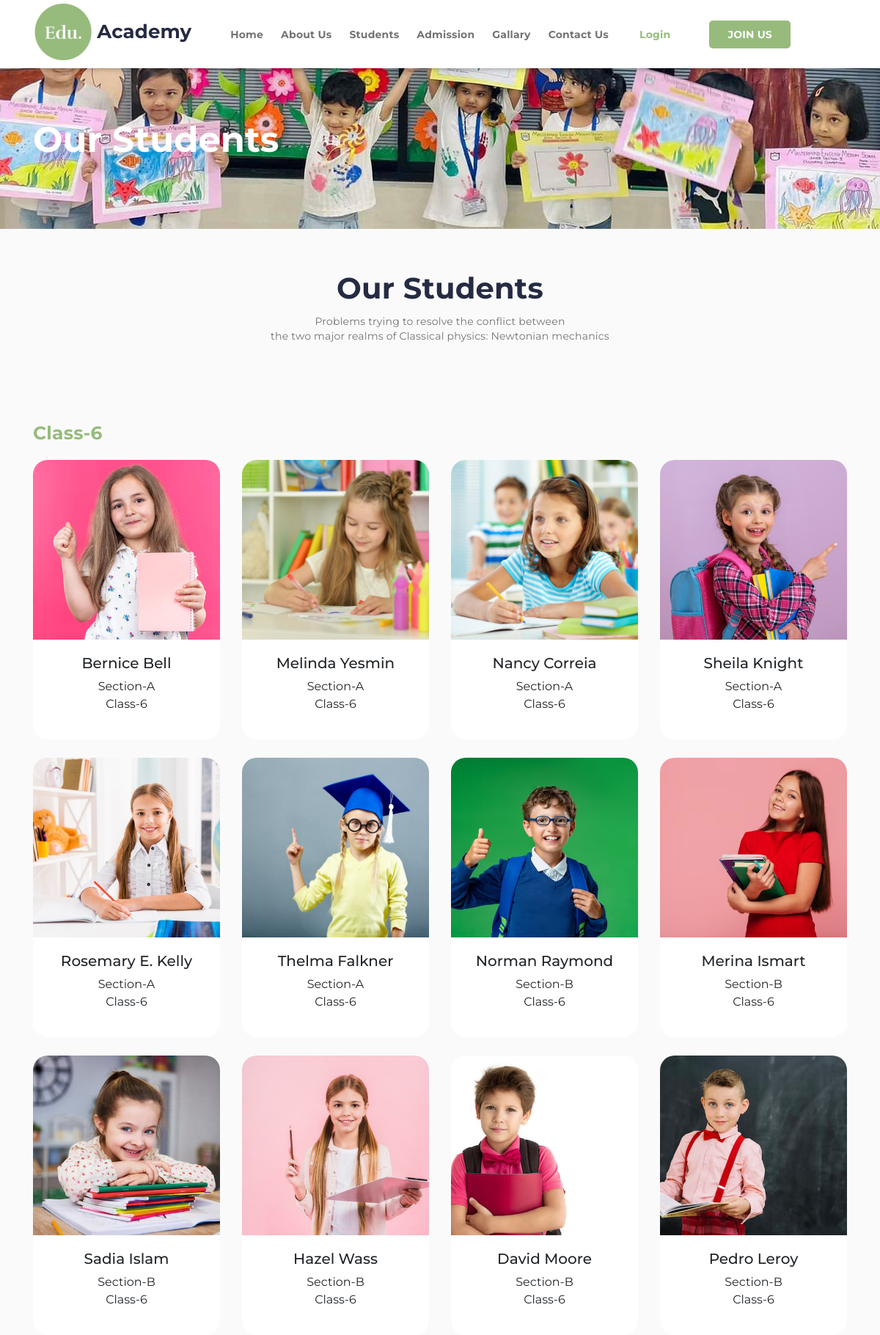
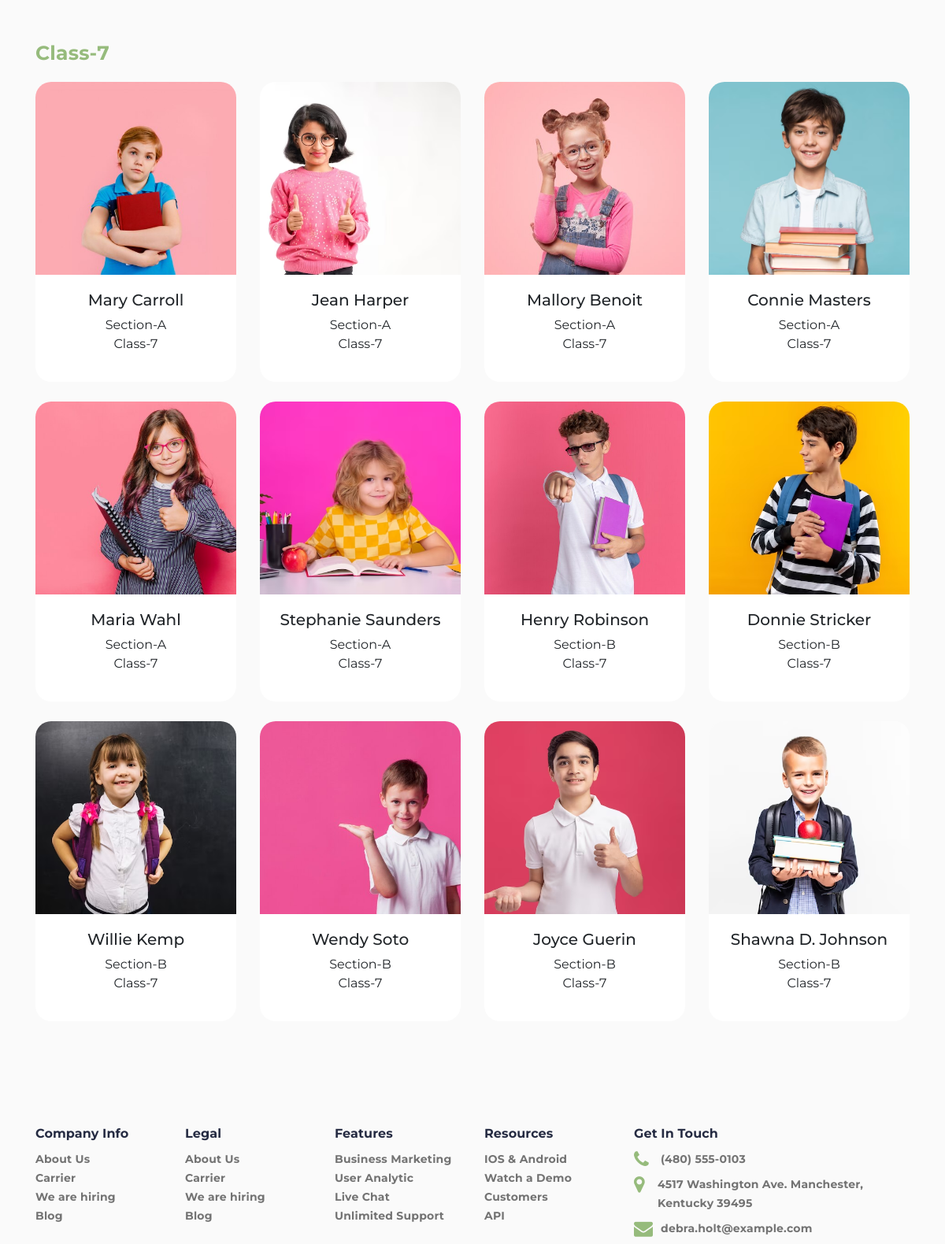
/Students.php (upper part), run on the app's committed database (2 pictures, top to bottom).
### tables this page shows
CREATE TABLE `student` (
  `ID` tinyint(11) NOT NULL,
  `image` varchar(255) NOT NULL,
  `name` varchar(255) NOT NULL,
  `address` text NOT NULL,
  `phone_num` text NOT NULL,
  `section_id` tinyint(11) NOT NULL,
  `created` datetime NOT NULL DEFAULT current_timestamp(),
  `updated` datetime NOT NULL DEFAULT current_timestamp()
);

CREATE TABLE `section` (
  `ID` tinyint(11) NOT NULL,
  `name` varchar(30) NOT NULL,
  `short` varchar(30) NOT NULL,
  `class_id` tinyint(11) NOT NULL,
  `created` datetime NOT NULL DEFAULT current_timestamp(),
  `updated` datetime NOT NULL DEFAULT current_timestamp()
);

CREATE TABLE `class` (
  `ID` tinyint(11) NOT NULL,
  `name` varchar(30) NOT NULL,
  `short` varchar(30) NOT NULL,
  `created` datetime NOT NULL DEFAULT current_timestamp(),
  `updated` datetime NOT NULL DEFAULT current_timestamp()
);

### Students.php (the view, shortened to what this page needs)
<?php
if ($conn = dbConnect()) {
    $query = "SELECT `student`.*, `section`.`name` as section_name, `class`.`name` as class_name FROM `student` JOIN `section` ON `section`.ID = `student`.`section_id` JOIN `class` ON `class`.ID = `section`.`class_id` WHERE 1;";
    $result = mysqli_query($conn, $query);
    $studentsSorted = [];
    $students = [];
    if (mysqli_num_rows($result) > 0) {
        while ($student = mysqli_fetch_assoc($result)) {
            $studentsSorted[] = $student;
        }
    }
    foreach ($studentsSorted as $key => $student) {
        $students[$student['class_name']]['class_name'] = $student['class_name'];
        foreach ($student as $infoKey => $studentInfo) {
            $students[$student['class_name']][$key][$infoKey] = $studentInfo;
        }
    }
}
?>
<!DOCTYPE html>
<html lang="en">
<head>
    <link rel="stylesheet" href="https://cdnjs.cloudflare.com/ajax/libs/font-awesome/4.7.0/css/font-awesome.css" />
    <link rel="stylesheet" href="https://cdn.jsdelivr.net/npm/bootstrap@4.6.2/dist/css/bootstrap.min.css">
    <link rel="stylesheet" href="<?php echo SITE_URL; ?>./assets/css/style-1.css">
</head>
<body>
    <header class="header">
        <section class="header-top " id="header-top">
            <div class="container">
                <div class="row">
                    <div class="col-md-12">
                        <nav class="navbar navbar-expand-lg navbar-light fixed-top" id="navbar">
                            <div class="container">
                                <a class="navbar-brand" href="#">
                                    <img class="edu" src="./assets/images/Edu.png" alt="#">
                                    <span class="logo">Academy</span> </a>
                                <div class="collapse navbar-collapse" id="navbarSupportedContent">
                                    <ul class="navbar-nav m-right main-nav">
                                        <li class="nav-item ">
                                            <a class="nav-link" href="./index.php">Home</a>
                                        </li>
                                        <li class="nav-item">
                                            <a class="nav-link" href="./about.php">About Us</a>
                                        </li>
                                        <li class="nav-item">
                                            <a class="nav-link" href="./students.php">Students</a>
                                        </li>
                                        <li class="nav-item">
                                            <a class="nav-link" href="./admission.php">Admission</a>
                                        </li>
                                        <li class="nav-item">
                                            <a class="nav-link" href="./gallary.php">Gallary</a>
                                        </li>
                                        <li class="nav-item">
                                            <a class="nav-link" href="./contact-us.php">Contact Us</a>
                                        </li>
                                    </ul>
                                    <ul class="navbar-nav ml-auto">
                                        <li class="nav-item ">
                                            <a class="nav-link login-link" href="./login.php">Login</a>
                                        </li>
                                        <li class="nav-item">
                                            <a class="nav-link join-link" href="./contact-us.php">JOIN US</a>
                                    </ul>
                                </div>
                            </div>
                        </nav>
                    </div>
                </div>
            </div>
        </section>
        <section class="hero" id="hero">
            <div class="container">
                <div class="row">
                    <div class="col-md-12">
                        <h1 class="page-title">
                            Our Students
                        </h1>
                    </div>
                </div>
            </div>
        </section>
        <?php if (!empty($students)) { ?>
            <section class="student " id="student">
                <div class="container">
                    <div class="row">
                        <div class="col-md-12">
                            <h6 class="section-title text-center">Our Students</h6>
                            <p class="section-desc text-center">
                                Problems trying to resolve the conflict between <br>
                                the two major realms of Classical physics: Newtonian mechanics
                            </p>
                        </div>
                    </div>
                    <?php foreach ($students as $studentsSorted) { ?>
                        <div class="row">
                            <div class="col-md-11 ">
                                <h4 class="cls-name"><?php echo ucfirst($studentsSorted['class_name']); ?></h4>
                            </div>
                        </div>
                        <?php unset($studentsSorted['class_name']); ?>
                        <div class="row">
                            <?php foreach ($studentsSorted as $student) { ?>
                                <div class="col-md-3">
                                    <div class="card custom-card">
                                        <img src="<?php echo $student['image']; ?>" class="card-img-top" alt="<?php echo $student['name']; ?>">
                                        <div class="card-body text-center">
                                            <h5><?php echo $student['name']; ?></h5>
                                            <p class="student-p"><?php echo $student['section_name']; ?></p>
                                            <p><?php echo $student['class_name']; ?></p>
                                        </div>
                                    </div>
                                </div>
                            <?php } ?>
                        </div>
                    <?php } ?>
                <?php } ?>
                </div>
            </section>
            <footer>
                <section class="footer-top">
                    <div class="container">
                        <div class="row">
                            <div class="col-md-2">
                                <ul class="footer-nav">
                                    <h5>Company Info</h5>
                                    <li>
                                        <a href="#">
                                            About Us
                                        </a>
                                    </li>
                                    <li>
                                        <a href="#">
                                            Carrier
                                        </a>
                                    </li>
                                    <li>
                                        <a href="#">
                                            We are hiring
                                        </a>
                                    </li>
                                    <li>
                                        <a href="#">
                                            Blog
                                        </a>
                                    </li>
                                </ul>
                            </div>
                            <div class="col-md-2">
                                <ul class="footer-nav">
                                    <h5>Legal</h5>
                                    <li>
                                        <a href="#">
                                            About Us
                                        </a>
                                    </li>
                                    <li>
                                        <a href="#">
                                            Carrier
                                        </a>
                                    </li>
                                    <li>
                                        <a href="#">
                                            We are hiring
                                        </a>
                                    </li>
                                    <li>
                                        <a href="#">
                                            Blog
                                        </a>
                                    </li>
                                </ul>
                            </div>
                            <div class="col-md-2">
                                <ul class="footer-nav">
                                    <h5>Features</h5>
                                    <li>
                                        <a href="#">
                                            Business Marketing
                                        </a>
                                    </li>
                                    <li>
                                        <a href="#">
                                            User Analytic
                                        </a>
                                    </li>
                                    <li>
                                        <a href="#">
                                            Live Chat
                                        </a>
                                    </li>
                                    <li>
                                        <a href="#">
                                            Unlimited Support
                                        </a>
                                    </li>
                                </ul>
                            </div>
                            <div class="col-md-2">
                                <ul class="footer-nav">
                                    <h5>Resources</h5>
                                    <li>
                                        <a href="#">
                                            IOS & Android
                                        </a>
                                    </li>
                                    <li>
                                        <a href="#">
                                            Watch a Demo
                                        </a>
                                    </li>
                                    <li>
                                        <a href="#">
                                            Customers
                                        </a>
                                    </li>
                                    <li>
                                        <a href="#">
                                            API
                                        </a>
                                    </li>
                                </ul>
                            </div>
                            <div class="col-md-4">
                                <div class="footer-address">
                                    <h5>Get In Touch</h5>
                                    <div class=" d-flex phone">
                                        <i class="fa fa-phone" aria-hidden="true"></i>
                                        <h6>(480) 555-0103</h6>
                                    </div>
                                </div>
                                <div class="footer-address">
                                    <div class="d-flex map">
                                        <i class="fa fa-map-marker" aria-hidden="true"></i>
                                        <h6>4517 Washington Ave. Manchester,
                                            Kentucky 39495</h6>
                                    </div>
                                </div>
                                <div class="footer-address">
                                    <div class="d-flex email">
                                        <i class="fa fa-envelope" aria-hidden="true"></i>
                                        <h6>debra.holt@example.com</h6>
                                    </div>
                                </div>
                            </div>
                        </div>
                    </div>
                </section>
            </footer>
</body>
</html>

### assets/css/style-1.css (style rules this page uses)
body { font-family: 'Montserrat', sans-serif; }
.header { background-color: #FAFAFA; }
.header-top { padding: 6px 0; }
.header-top .navbar { padding: 0; }
.fixed-top { background-color: #fff !important; box-shadow: 0 2px 5px 0 rgba(0,0,0,0.16), 0 2px 10px 0 rgba(0,0,0,0.12); }
.logo { color: #252B42 !important; font-size: 26px; font-weight: 700; line-height: 32px; letter-spacing: 0.1px; margin-right: 25px; }
.edu { width: 82px; padding-bottom: 6px; }
.main-nav .nav-item .nav-link { color: #737373; font-size: 14px; font-weight: 700; line-height: 24px; letter-spacing: 0.2px; padding: 0 12px; }
.login-link { font-family: 'Montserrat', sans-serif; color: #96BB7C !important; font-size: 14px; font-weight: 700; line-height: 22px; letter-spacing: 0.2px; margin-right: 45px; }
.join-link { font-family: 'Montserrat', sans-serif; background-color: #96BB7C; color: #FFF !important; color: #FFF !important; font-size: 14px; font-weight: 700; line-height: 22px; letter-spacing: 0.2px; padding-left: 25px !important; padding-right: 25px !important; margin-right: 77px; border-radius: 5px; }
.hero { font-family: 'Montserrat', sans-serif; background-image: url(../images/about.jpg); height: 300px; background-repeat: no-repeat; background-position: center; background-size: cover; background-color: #0000; }
.page-title { font-family: 'Montserrat', sans-serif; font-weight: 700; font-size: 48px; color: #fff; padding: 100px 50px 0 0; margin-top: 50px; }
.section-title { color: #252B42; font-size: 40px; font-weight: 700; line-height: 50px; letter-spacing: 0.2px; margin-bottom: 10px; }
.section-desc { color: #737373 !important; font-size: 14px; font-weight: 400; line-height: 20px; letter-spacing: 0.2px; margin-bottom: 80px; }
.cls-name { color: #96BB7C; font-size: 25px; font-weight: 700; line-height: 24px; letter-spacing: 0.2px; margin-bottom: 25px; margin-top: 30px; }
.student { padding: 56px 0; }
.student .card { border-radius: 20px; border: 0; background: #FFF; margin-bottom: 25px; }
.student .card .card-img-top { height: 245px; object-fit: cover; border-top-left-radius: 20px; border-top-right-radius: 20px; transition: .5s; }
.student-p { margin-bottom: 0; }
.footer-top { padding: 50px 0; }
.footer-nav { list-style-type: none; padding-left: 0; }
.footer-nav h5, .footer-address h5 { color: #252B42; font-size: 16px; font-weight: 700; line-height: 24px; letter-spacing: 0.1px; }
.footer-nav li a, .footer-address h6 { color: #737373; font-size: 14px; font-weight: 700; line-height: 24px; letter-spacing: 0.2px; }
.footer-address i { color: #96BB7C; font-size: 24px; width: 24px; }
.footer-address h6 { margin-left: 10px; }

### data on the page
student: image (picture), name "Bernice Bell", section.name "Section-A", class.name "Class-6"
student: image (picture), name "Melinda Yesmin", section.name "Section-A", class.name "Class-6"
student: image (picture), name "Nancy Correia", section.name "Section-A", class.name "Class-6"
student: image (picture), name "Sheila Knight", section.name "Section-A", class.name "Class-6"
student: image (picture), name "Rosemary E. Kelly", section.name "Section-A", class.name "Class-6"
student: image (picture), name "Thelma Falkner", section.name "Section-A", class.name "Class-6"
student: image (picture), name "Norman Raymond", section.name "Section-B", class.name "Class-6"
student: image (picture), name "Merina Ismart", section.name "Section-B", class.name "Class-6"
student: image (picture), name "Sadia Islam", section.name "Section-B", class.name "Class-6"
student: image (picture), name "Hazel Wass", section.name "Section-B", class.name "Class-6"
student: image (picture), name "David Moore", section.name "Section-B", class.name "Class-6"
student: image (picture), name "Pedro Leroy", section.name "Section-B", class.name "Class-6"
student: image (picture), name "Mary Carroll", section.name "Section-A", class.name "Class-7"
student: image (picture), name "Jean Harper", section.name "Section-A", class.name "Class-7"
student: image (picture), name "Mallory Benoit", section.name "Section-A", class.name "Class-7"
student: image (picture), name "Connie Masters", section.name "Section-A", class.name "Class-7"
student: image (picture), name "Maria Wahl", section.name "Section-A", class.name "Class-7"
student: image (picture), name "Stephanie Saunders", section.name "Section-A", class.name "Class-7"
student: image (picture), name "Henry Robinson", section.name "Section-B", class.name "Class-7"
student: image (picture), name "Donnie Stricker", section.name "Section-B", class.name "Class-7"
student: image (picture), name "Willie Kemp", section.name "Section-B", class.name "Class-7"
student: image (picture), name "Wendy Soto", section.name "Section-B", class.name "Class-7"
student: image (picture), name "Joyce Guerin", section.name "Section-B", class.name "Class-7"
student: image (picture), name "Shawna D. Johnson", section.name "Section-B", class.name "Class-7"

### other printed values
$studentsSorted['class_name'] "Class-6"
$studentsSorted['class_name'] "Class-7"
